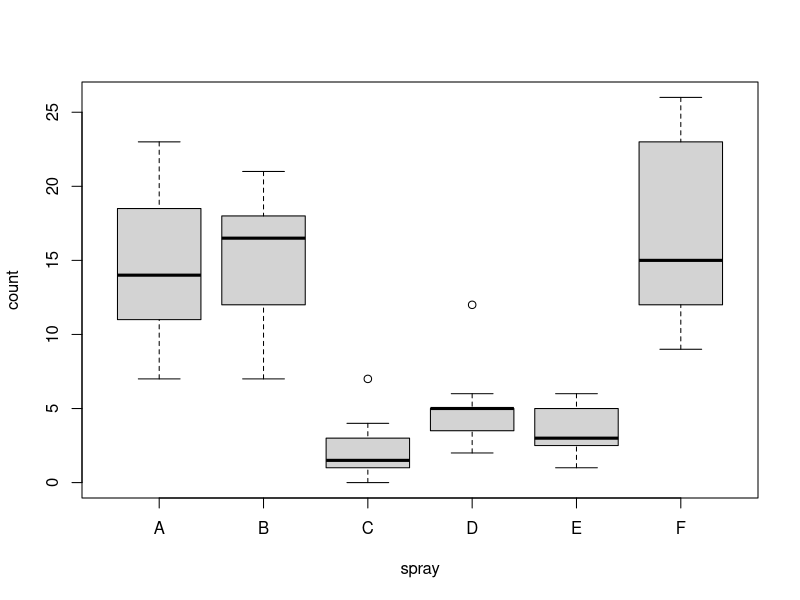
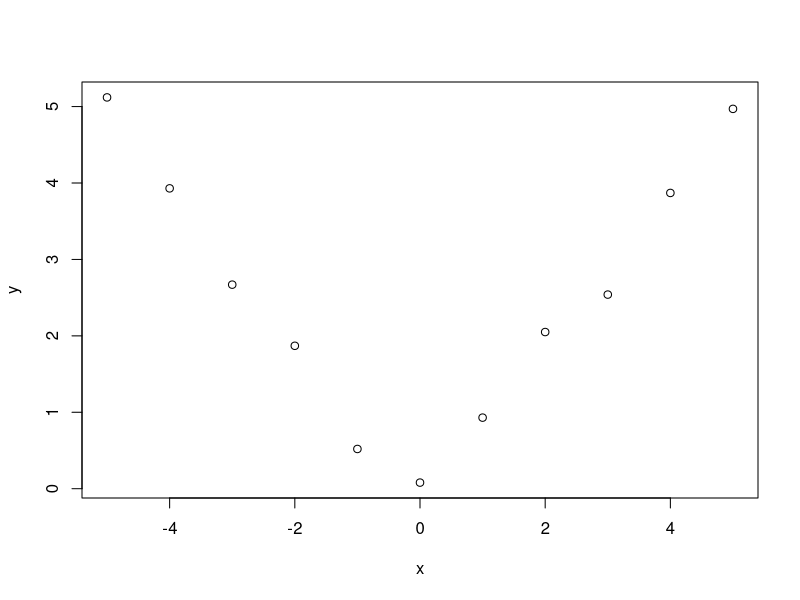

The R script that drew these images, in order:
# Regression Models - week 4

# 1. Consider the space shuttle data ?shuttle in the MASS library.
# Consider modeling the use of the autolander as the outcome (variable name use).
# Fit a logistic regression model with autolander (variable auto) use (labeled as "auto" 1)
# versus not (0) as predicted by wind sign (variable wind).
# Give the estimated odds ratio for autolander use comparing head winds,
# labeled as "head" in the variable headwind (numerator) to tail winds (denominator).

# Use shuttle dataset from MASS library
library(MASS)

# Explore dataset manually
with(data=shuttle, table(use, wind))
p0 <- 72/(72+56)
b0 <- log(p0 / (1-p0))
p1 <- 73/(73+55)
b1 <- log(p1 / (1-p1)) - b0

# Relevel factor levels (noauto=0)
shuttle$use <- relevel(shuttle$use, ref = "noauto")
shuttle$wind <- relevel(shuttle$wind, ref = "head")
shuttle$magn <- relevel(shuttle$magn, ref = "Out")

# GLM coefficients
fit1 <- glm(factor(use) ~ factor(wind), family="binomial", data=shuttle)
fit1_b0 <- summary(fit1)$coefficients[[1,1]]
fit1_b1 <- summary(fit1)$coefficients[[2,1]]
fit1

# Odds ratio (head / tail)
exp(-fit1_b1)

# 2. Give the estimated odds ratio for autolander use comparing head winds (numerator)
# to tail winds (denominator) adjusting for wind strength from the variable magn.
fit2 <- glm(factor(use) ~ factor(wind) + factor(magn), family="binomial", data=shuttle)
fit2_b0 <- summary(fit2)$coefficients[[1,1]]
fit2_b1 <- summary(fit2)$coefficients[[2,1]]
exp(-fit2_b1)

# 3. If you fit a logistic regression model to a binary variable,
# for example use of the autolander, then fit a logistic regression model for one minus
# the outcome (not using the autolander) what happens to the coefficients?

glm(I(use!="auto") ~ factor(wind), family="binomial", data=shuttle)

# 4. Consider the insect spray data InsectSprays. Fit a Poisson model using spray as a factor level.
# Report the estimated relative rate comapring spray A (numerator) to spray B (denominator).

# Explore dataset InsectSprays
plot(count ~ spray, data=InsectSprays)

# GLM
fit_spray <- glm(count ~ factor(spray), data=InsectSprays, family="poisson")

# Relative rate lambda_A/lambda_B = exp(eta_A) / exp(eta_B) = exp(eta_A - eta_B) = exp(-b_B)
b_B <- fit_spray$coefficients[2]
exp(-b_B)


# 5. Consider a Poisson glm with an offset, t. So, for example, a model of the form
# glm(count ~ x + offset(t), family = poisson) where x is a factor variable
# comparing a treatment (1) to a control (0) and t is the natural log of a monitoring time.
# What is impact of the coefficient for x if we fit the model
# glm(count ~ x + offset(t2), family = poisson) where t2 <- log(10) + t?
# In other words, what happens to the coefficients if we change the units
# of the offset variable. (Note, adding log(10) on the log scale is multiplying by 10
# on the original scale.)

# 6. Consider the data
# x <- -5:5
# y <- c(5.12, 3.93, 2.67, 1.87, 0.52, 0.08, 0.93, 2.05, 2.54, 3.87, 4.97)
# Using a knot point at 0, fit a linear model that looks like a hockey stick
# with two lines meeting at x=0. Include an intercept term, x and the knot point term.
# What is the estimated slope of the line after 0?

# Load data
x <- -5:5
y <- c(5.12, 3.93, 2.67, 1.87, 0.52, 0.08, 0.93, 2.05, 2.54, 3.87, 4.97)

# Explore data
plot(x,y)

# Fit hockeystick model
knotterm <- sapply(x, function(i) {max(0, i)})
fit <- lm(y ~ 1 + x + knotterm)
fit$coefficients[2] + fit$coefficients[3]
